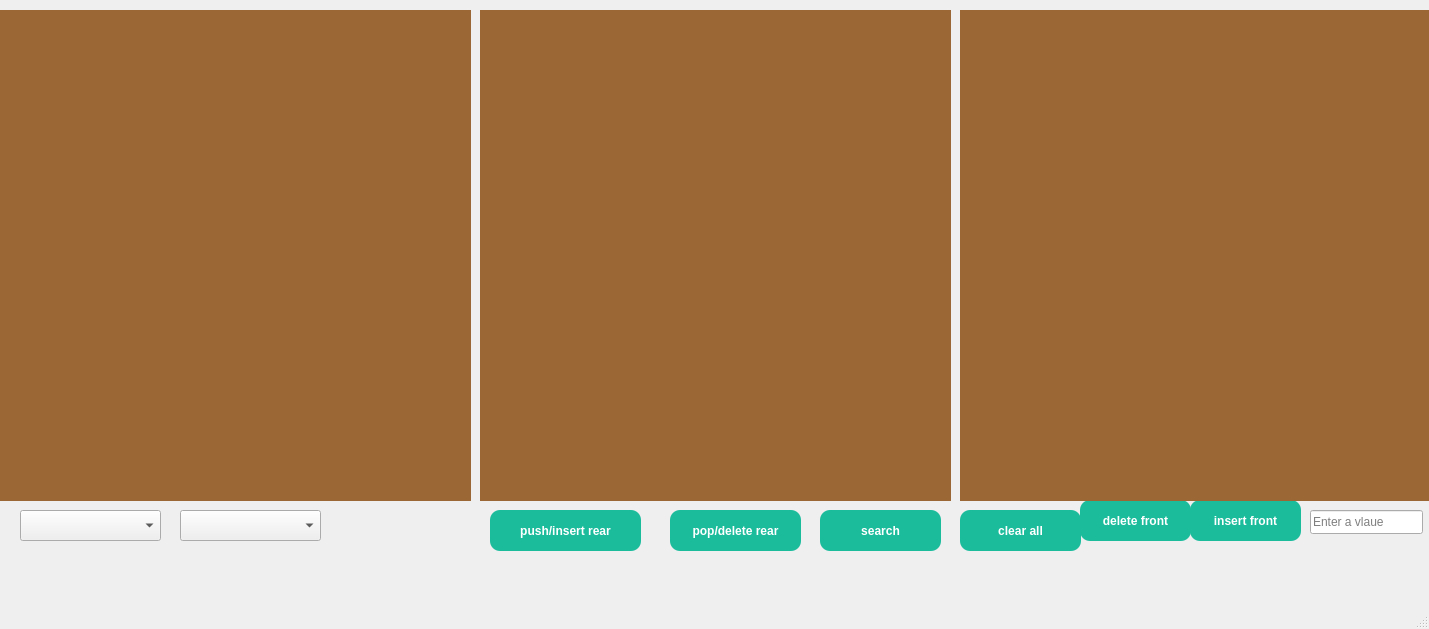
<?xml version="1.0" encoding="UTF-8"?>
<ui version="4.0">
 <class>MainWindow</class>
 <widget class="QMainWindow" name="MainWindow">
  <property name="geometry">
   <rect>
    <x>0</x>
    <y>0</y>
    <width>1429</width>
    <height>629</height>
   </rect>
  </property>
  <property name="windowTitle">
   <string>MainWindow</string>
  </property>
  <widget class="QWidget" name="centralwidget">
   <widget class="QWidget" name="displayarea" native="true">
    <property name="geometry">
     <rect>
      <x>-360</x>
      <y>10</y>
      <width>831</width>
      <height>491</height>
     </rect>
    </property>
    <property name="autoFillBackground">
     <bool>false</bool>
    </property>
    <property name="styleSheet">
     <string notr="true">background-color: rgb(154, 103, 53);</string>
    </property>
    <widget class="QWidget" name="stackVisualArea" native="true">
     <property name="geometry">
      <rect>
       <x>522</x>
       <y>9</y>
       <width>301</width>
       <height>473</height>
      </rect>
     </property>
    </widget>
   </widget>
   <widget class="QComboBox" name="comboBox1">
    <property name="geometry">
     <rect>
      <x>20</x>
      <y>510</y>
      <width>141</width>
      <height>31</height>
     </rect>
    </property>
    <property name="styleSheet">
     <string notr="true">QPushButton {
 background-color: #1abc9c;
  color: white;
  border-radius: 10px;
padding: 10px;
  font-weight: bold;
 box-shadow: 2px 2px 10px rgba(0, 0, 0, 0.3);
}</string>
    </property>
   </widget>
   <widget class="QComboBox" name="comboBox2">
    <property name="geometry">
     <rect>
      <x>180</x>
      <y>510</y>
      <width>141</width>
      <height>31</height>
     </rect>
    </property>
    <property name="styleSheet">
     <string notr="true">QPushButton {
 background-color: #1abc9c;
  color: white;
  border-radius: 10px;
padding: 10px;
  font-weight: bold;
 box-shadow: 2px 2px 10px rgba(0, 0, 0, 0.3);
}</string>
    </property>
    <item>
     <property name="text">
      <string/>
     </property>
    </item>
    <item>
     <property name="text">
      <string>No item to select</string>
     </property>
    </item>
   </widget>
   <widget class="QPushButton" name="pop">
    <property name="geometry">
     <rect>
      <x>670</x>
      <y>510</y>
      <width>131</width>
      <height>41</height>
     </rect>
    </property>
    <property name="styleSheet">
     <string notr="true">QPushButton {
 background-color: #1abc9c;
  color: white;
  border-radius: 10px;
padding: 10px;
  font-weight: bold;
 box-shadow: 2px 2px 10px rgba(0, 0, 0, 0.3);
}
QPushButton:hover {
    background-color: #2980b9;
    border: 2px solid #1abc9c;
    transform: scale(1.05); 
}</string>
    </property>
    <property name="text">
     <string>pop/delete rear</string>
    </property>
    <property name="icon">
     <iconset theme="QIcon::ThemeIcon::EditClear"/>
    </property>
   </widget>
   <widget class="QPushButton" name="search">
    <property name="geometry">
     <rect>
      <x>820</x>
      <y>510</y>
      <width>121</width>
      <height>41</height>
     </rect>
    </property>
    <property name="styleSheet">
     <string notr="true">QPushButton {
 background-color: #1abc9c;
  color: white;
  border-radius: 10px;
padding: 10px;
  font-weight: bold;
 box-shadow: 2px 2px 10px rgba(0, 0, 0, 0.3);
}
QPushButton:hover {
    background-color: #2980b9;
    border: 2px solid #1abc9c;
    transform: scale(1.05); 
}</string>
    </property>
    <property name="text">
     <string>search</string>
    </property>
    <property name="icon">
     <iconset theme="QIcon::ThemeIcon::EditFind"/>
    </property>
   </widget>
   <widget class="QPushButton" name="front">
    <property name="geometry">
     <rect>
      <x>1190</x>
      <y>500</y>
      <width>111</width>
      <height>41</height>
     </rect>
    </property>
    <property name="styleSheet">
     <string notr="true">QPushButton {
 background-color: #1abc9c;
  color: white;
  border-radius: 10px;
padding: 10px;
  font-weight: bold;
 box-shadow: 2px 2px 10px rgba(0, 0, 0, 0.3);
}</string>
    </property>
    <property name="text">
     <string>insert front</string>
    </property>
   </widget>
   <widget class="QPushButton" name="frontdel">
    <property name="geometry">
     <rect>
      <x>1080</x>
      <y>500</y>
      <width>111</width>
      <height>41</height>
     </rect>
    </property>
    <property name="styleSheet">
     <string notr="true">QPushButton {
 background-color: #1abc9c;
  color: white;
  border-radius: 10px;
padding: 10px;
  font-weight: bold;
 box-shadow: 2px 2px 10px rgba(0, 0, 0, 0.3);
}</string>
    </property>
    <property name="text">
     <string>delete front</string>
    </property>
   </widget>
   <widget class="QLineEdit" name="lineEditValue">
    <property name="geometry">
     <rect>
      <x>1310</x>
      <y>510</y>
      <width>113</width>
      <height>24</height>
     </rect>
    </property>
    <property name="styleSheet">
     <string notr="true">color: rgb(255, 255, 255);
QPushButton {
 background-color: #1abc9c;
  color: white;
  border-radius: 10px;
padding: 10px;
  font-weight: bold;
 box-shadow: 2px 2px 10px rgba(0, 0, 0, 0.3);
}</string>
    </property>
    <property name="placeholderText">
     <string>Enter a vlaue</string>
    </property>
   </widget>
   <widget class="QPushButton" name="push">
    <property name="geometry">
     <rect>
      <x>490</x>
      <y>510</y>
      <width>151</width>
      <height>41</height>
     </rect>
    </property>
    <property name="styleSheet">
     <string notr="true">QPushButton {
 background-color: #1abc9c;
  color: white;
  border-radius: 10px;
padding: 10px;
  font-weight: bold;
 box-shadow: 2px 2px 10px rgba(0, 0, 0, 0.3);
}
QPushButton:hover {
    background-color: #2980b9;
    border: 2px solid #1abc9c;
    box-shadow: 0px 0px 10px #1abc9c; /* Simulated glow, may require custom widget */
}</string>
    </property>
    <property name="text">
     <string>push/insert rear</string>
    </property>
    <property name="icon">
     <iconset theme="QIcon::ThemeIcon::ListAdd"/>
    </property>
   </widget>
   <widget class="QPushButton" name="clear">
    <property name="geometry">
     <rect>
      <x>960</x>
      <y>510</y>
      <width>121</width>
      <height>41</height>
     </rect>
    </property>
    <property name="styleSheet">
     <string notr="true">QPushButton {
 background-color: #1abc9c;
  color: white;
  border-radius: 10px;
padding: 10px;
  font-weight: bold;
 box-shadow: 2px 2px 10px rgba(0, 0, 0, 0.3);
}
QPushButton:hover {
    background-color: #2980b9;
    border: 2px solid #1abc9c;
    transform: scale(1.05); 
}</string>
    </property>
    <property name="text">
     <string>clear all</string>
    </property>
    <property name="icon">
     <iconset theme="QIcon::ThemeIcon::EditDelete"/>
    </property>
   </widget>
   <widget class="QWidget" name="displayarea_2" native="true">
    <property name="geometry">
     <rect>
      <x>480</x>
      <y>10</y>
      <width>471</width>
      <height>491</height>
     </rect>
    </property>
    <property name="autoFillBackground">
     <bool>false</bool>
    </property>
    <property name="styleSheet">
     <string notr="true">background-color: rgb(154, 103, 53);</string>
    </property>
    <widget class="QWidget" name="linearqueuearea" native="true">
     <property name="geometry">
      <rect>
       <x>180</x>
       <y>10</y>
       <width>291</width>
       <height>473</height>
      </rect>
     </property>
    </widget>
   </widget>
   <widget class="QWidget" name="displayarea_3" native="true">
    <property name="geometry">
     <rect>
      <x>960</x>
      <y>10</y>
      <width>481</width>
      <height>491</height>
     </rect>
    </property>
    <property name="autoFillBackground">
     <bool>false</bool>
    </property>
    <property name="styleSheet">
     <string notr="true">background-color: rgb(154, 103, 53);</string>
    </property>
    <widget class="QWidget" name="circularqueuearea" native="true">
     <property name="geometry">
      <rect>
       <x>462</x>
       <y>9</y>
       <width>16</width>
       <height>473</height>
      </rect>
     </property>
    </widget>
   </widget>
  </widget>
  <widget class="QMenuBar" name="menubar">
   <property name="geometry">
    <rect>
     <x>0</x>
     <y>0</y>
     <width>1429</width>
     <height>21</height>
    </rect>
   </property>
  </widget>
  <widget class="QStatusBar" name="statusbar"/>
 </widget>
 <resources/>
 <connections/>
</ui>
